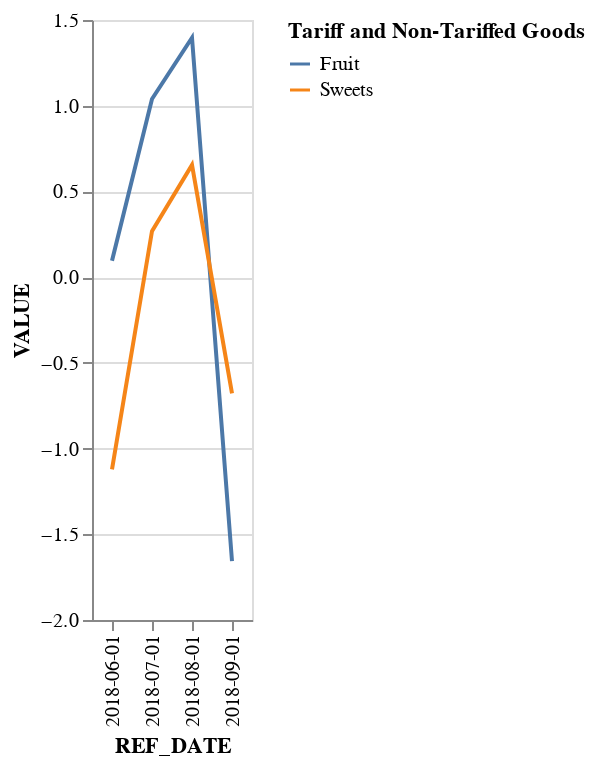

Source (notebook cell):
### Code cell
plot_for_parallel_trends(grocery_dataframe_groupby, '2018-06-01', '2018-09-01', 'Sweets', 'Fruit')

### Figure 1 — Vega-Lite specification as saved in the notebook (floating-point values rounded to 4 significant figures)
{"config": {"view": {"continuousWidth": 300, "continuousHeight": 300}}, "data": {"name": "data-cb8a9919a5ca91cf4246994278fc0b96"}, "mark": {"type": "line"}, "encoding": {"color": {"field": "Category", "legend": {"title": "Tariff and Non-Tariffed Goods"}, "type": "nominal"}, "x": {"field": "REF_DATE", "type": "nominal"}, "y": {"field": "VALUE", "type": "quantitative"}}, "$schema": "https://vega.github.io/schema/vega-lite/v5.20.1.json", "datasets": {"data-cb8a9919a5ca91cf4246994278fc0b96": [{"REF_DATE": "2018-06-01", "Category": "Fruit", "VALUE": 0.09591}, {"REF_DATE": "2018-06-01", "Category": "Sweets", "VALUE": -1.121}, {"REF_DATE": "2018-07-01", "Category": "Fruit", "VALUE": 1.039}, {"REF_DATE": "2018-07-01", "Category": "Sweets", "VALUE": 0.2682}, {"REF_DATE": "2018-08-01", "Category": "Fruit", "VALUE": 1.397}, {"REF_DATE": "2018-08-01", "Category": "Sweets", "VALUE": 0.6549}, {"REF_DATE": "2018-09-01", "Category": "Fruit", "VALUE": -1.656}, {"REF_DATE": "2018-09-01", "Category": "Sweets", "VALUE": -0.6775}]}}
